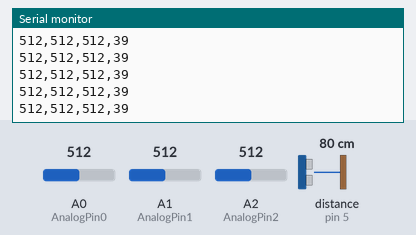
A sketch run on a simulated Arduino Uno, built with avr-gcc and run on an emulated ATmega328P. Shown: the last lines printed to the serial monitor. Wiring (inferred from the names in the program): ultrasonic range finder: trigger pin 6; echo pin 5. Inputs (shaded band) come from the test bench; at power-on: A0 (AnalogPin0) = 512, A1 (AnalogPin1) = 512, A2 (AnalogPin2) = 512, distance to the obstacle (sensor on pin 5) 80 cm. The echo pulse lasts 58.3 µs per cm.

Above: at 7.2 s.
7.3 s: A0 (AnalogPin0) set to 105
At 7.34 s:
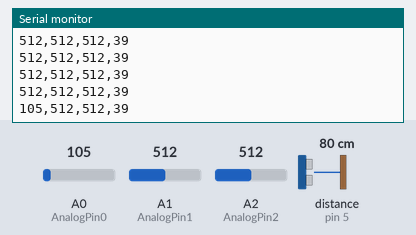
8.8 s: A0 (AnalogPin0) set to 93
At 8.84 s:
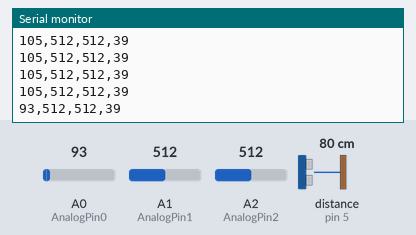
10.3 s: A1 (AnalogPin1) set to 106
At 10.34 s:
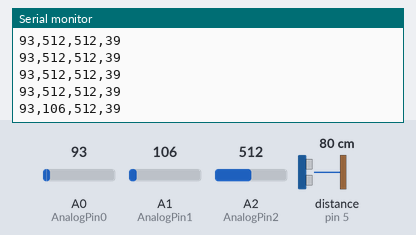
11.8 s: A1 (AnalogPin1) set to 90
At 11.8 s:
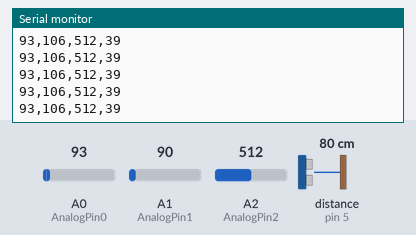
Timing chart, 0 to 14.8 s (numbered marks = the images above; inputs shaded):
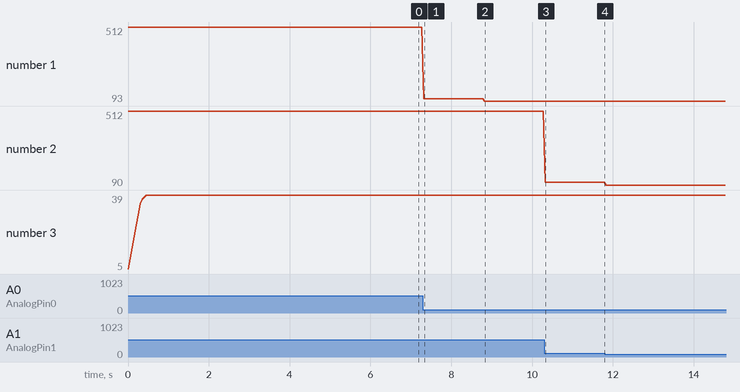

Measured:
- after the input at 7.3 s, the serial monitor: prints a new line at once (image 1)
- after the input at 8.8 s, the serial monitor: prints a new line at once (image 2)
- after the input at 10.3 s, the serial monitor: prints a new line at once (image 3)
- plotted number 1: 512 → 105 after the input at 7.3 s, 105 → 93 after the input at 8.8 s
- plotted number 2: 512 → 106 after the input at 10.3 s, 106 → 90 after the input at 11.8 s

The sketch:

RunOnArduino__2102150010__06_1InputRegression.ino
```cpp
// (licence header left out)
// This code reads analog inputs from pins A0 and A1 and sends these values out via serial
// You can add or remove pins to read from, but be sure they are separated by commas, and print a
// newline character at the end of each loop()

int AnalogPin0 = A0; //Declare an integer variable, hooked up to analog pin 0
int AnalogPin1 = A1; //Declare an integer variable, hooked up to analog pin 1
int AnalogPin2 = A2; //Declare an integer variable, hooked up to analog pin 1

//Measurements // defines variables
int echoPin = 5; // attach pin D2 Arduino to pin Echo of HC-SR04
int trigPin = 6; //attach pin D3 Arduino to pin Trig of HC-SR04

long duration; // variable for the duration of sound wave travel
int distance; // variable for the distance measurement


// -------------------------------------
// ---  These might be part of an interface as they might be parametrizable
int cycleDelay = 44;
int maxDist = 40; // max range of expressiveness
int minDist = 4;// Min range of expressiveness
int curWeight = 3; //The weight of the current value in the equalization
// -------------------------------------


//maxRange
  int maxDistFlag = maxDist;  // max range of expressiveness value we send through the output
//minRange
  int minDistFlag = 0; // Min range of expressiveness we send as output


int p = -1;
int Value1 = 0;
int Value2 = 0;
int Value3 = 0;

//store previous value

int pValue1 = 0;
int pValue2 = 0;
int pValue3 = 0;
int pDistance = 0;


void setup() {
  Serial.begin(9600); //Begin Serial Communication with a baud rate of 9600

  pinMode(trigPin, OUTPUT); // Sets the trigPin as an OUTPUT
  pinMode(echoPin, INPUT); // Sets the echoPin as an INPUT


}


void loop() {
   //New variables are declared to store the readings of the respective pins
  Value1 = analogRead(AnalogPin0);
  Value2 = analogRead(AnalogPin1);
  Value3 = analogRead(AnalogPin2);


  //Integrate measurements ------------
  // Clears the trigPin condition
  digitalWrite(trigPin, LOW);
  delayMicroseconds(2);
  // Sets the trigPin HIGH (ACTIVE) for 10 microseconds
  digitalWrite(trigPin, HIGH);
  delayMicroseconds(10);
  digitalWrite(trigPin, LOW);
  // Reads the echoPin, returns the sound wave travel time in microseconds
  duration = pulseIn(echoPin, HIGH);
  // Calculating the distance
  distance = duration * 0.034 / 2; // Speed of sound wave divided by 2 (go and back)

  p = (distance + p) / 2;


//Max-Min Range setup
  if (distance > maxDist ) distance= maxDistFlag;
  if (distance < minDist ) distance= minDistFlag;

  /*The Serial.print() function does not execute a "return" or a space
      Also, the "," character is essential for parsing the values,
      The comma is not necessary after the last variable.*/
equalizeValues();

  Serial.print(Value1, DEC);
  Serial.print(",");
  Serial.print(Value2, DEC);
  Serial.print(",");
  Serial.print(Value3, DEC);
  Serial.print(",");
  Serial.print(distance, DEC);
  Serial.println();
  delay(cycleDelay); // For illustration purposes only. This will slow down your program if not removed
//Keep track of previous value so we can equalize them with current (smooting the curve a bit)

  pValue1= Value1;
  pValue2 = Value2;
  pValue3 = Value3;
  pDistance = distance;

}

void equalizeValues() {
  //int cur = Value1;
  //int pCur = pValue1;
  //Value1 = (((cur + pCur) / 2) + cur )/ 2 );
 // Value1 = eqOne(Value1,pValue1);
 // Value2 = eqOne(Value2,pValue2);
 // Value3 = eqOne(Value3,pValue3);
  distance = eqOne(distance,pDistance);
}


int eqOne(int cur,int pCur)
{

//  int pCurA = pCurA = (cur + pCurA ) / 2;
//
//  //we want cur value to go in the direction it will be smootly
//  if (pCur > cur ) cur = cur - pCurA;
//  else cur = pCur - pCurA;
//
//  int r = ((cur * curWeight-1 ) + pCur ) / curWeight;
    int maxStep = 5;
    if (cur - pCur > maxStep) return pCur + maxStep;
    if (cur - pCur < maxStep * -1) return pCur - maxStep;

    int r = (cur + pCur ) / 2;
  return r;
}
```
